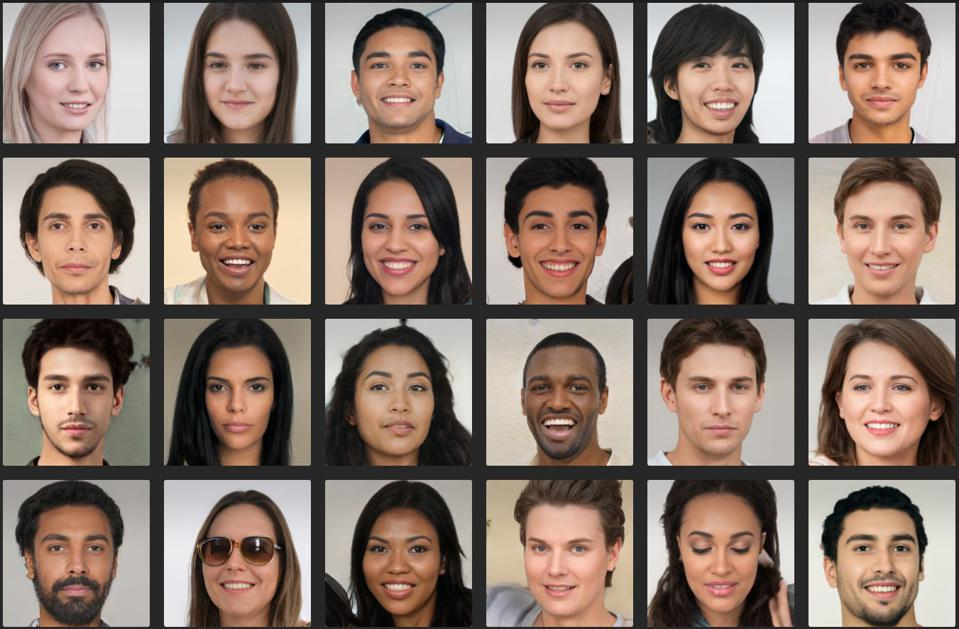
#> input picture AI/images/people.jpg, 959 x 629 px, found by its file name
$ python image2_People.py
#> lines starting #> are read from the running program, lines starting #| are printed output that depends on the picture; after the words box and inside, x2 and y2 are one past the last pixel; in counts of white or black regions, pixels touching at a corner belong together
import cv2
from random import randrange
#load pre-trained data

face_trained_data = cv2.CascadeClassifier('C:/Users/shafi/Desktop/Data_Science-AI/AI/data/haarcascade_frontalface_alt.xml')

img = cv2.imread('C:/Users/shafi/Desktop/Data_Science-AI/AI/images/people.jpg')
#> img is the input picture: shape (629, 959, 3); mean B, G, R 106.2, 116.7, 135.2
grayscale_img = cv2.cvtColor(img, cv2.COLOR_BGR2GRAY)
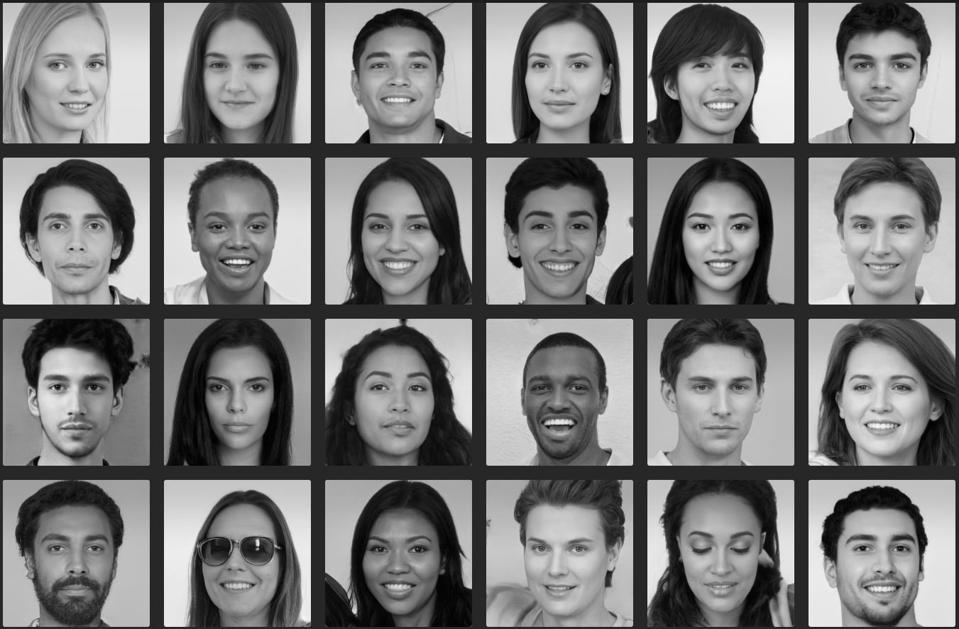
#> grayscale_img: shape (629, 959); min 0, max 255, mean 121.1
faces = face_trained_data.detectMultiScale(grayscale_img)
#> faces = 24 rows, first 6: [193, 353, 89, 89], [834, 27, 97, 97], [512, 28, 96, 96], [677, 32, 89, 89], [351, 350, 97, 97], [354, 513, 92, 92]


for (x, y, w, h) in faces:
    cv2.rectangle(img, (x, y), (x+w, y+h), (255, 0, 255), 3)
#> this loop made 24 passes
#> (x, y, w, h) on passes 1 to 12: (193, 353, 89, 89), (834, 27, 97, 97), (512, 28, 96, 96), (677, 32, 89, 89), (351, 350, 97, 97), (354, 513, 92, 92), (353, 29, 92, 92), (28, 26, 100, 100), (29, 190, 93, 93), (188, 186, 99, 99), (674, 188, 97, 97), (27, 349, 98, 98)
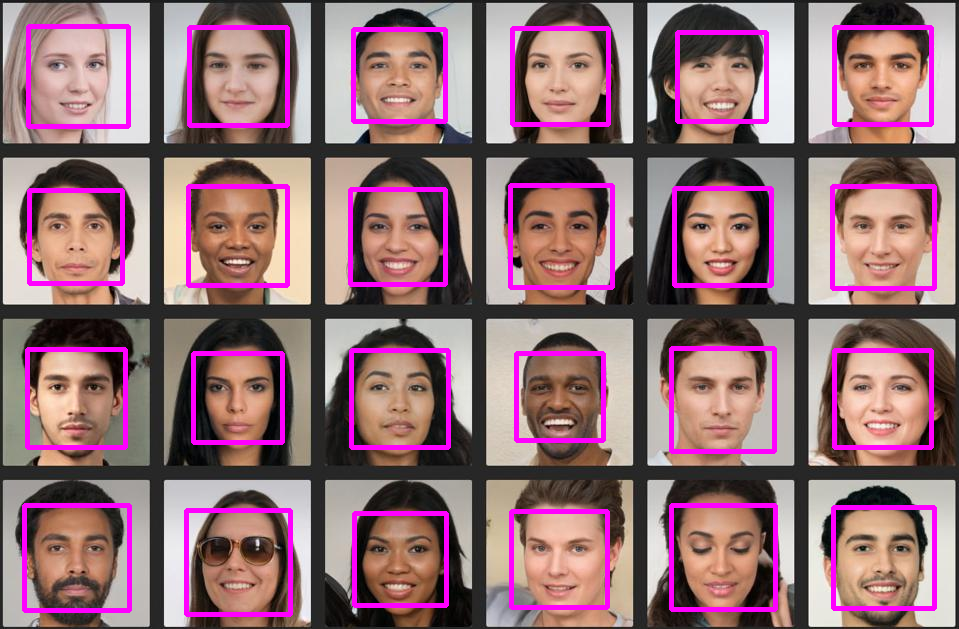
#> img: shape (629, 959, 3); 7.69% of pixels changed, all inside (x1, y1, x2, y2) = (22, 24, 937, 617)

#Display the image in windows
cv2.imshow('color', img)
cv2.imshow("B&W",grayscale_img)
cv2.waitKey()

$ run again, with AI/images/joey.jpg copied over AI/images/people.jpg
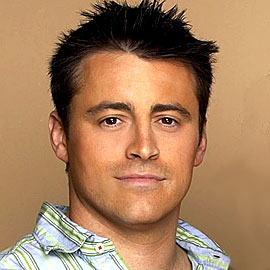
#> input picture AI/images/joey.jpg, 270 x 270 px, found by its file name
#> img is the input picture: shape (270, 270, 3); mean B, G, R 94.2, 127.7, 166.8
#> `grayscale_img = cv2.cvtColor(img, cv2.COLOR_BGR2GRAY)`:
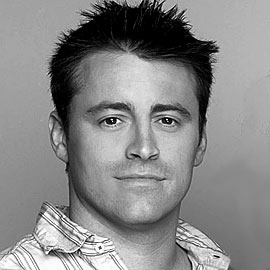
#> grayscale_img: shape (270, 270); min 0, max 255, mean 135.6
#> faces = [[67, 58, 149, 149]]
#> the loop `for (x, y, w, h) in faces:` made 1 pass
#> after the loop `for (x, y, w, h) in faces:`:
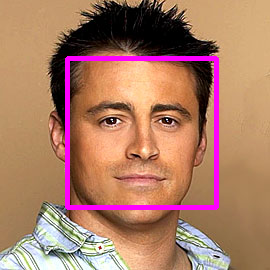
#> img: shape (270, 270, 3); 4.07% of pixels changed, all inside (x1, y1, x2, y2) = (65, 56, 219, 210)
